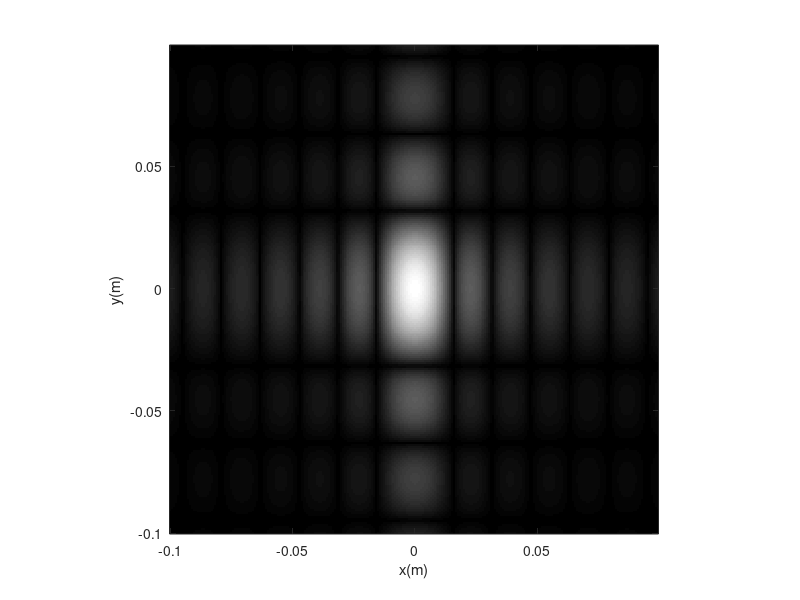
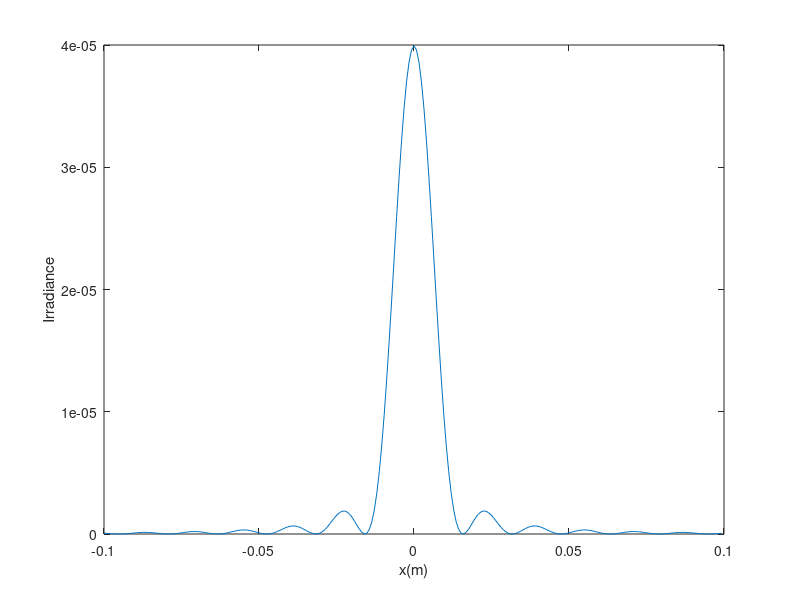

MATLAB code for these plots, in order: (Note: this script raises an error after producing the figures.)
%Chapter: 4
%Problem Set - #4a
    L=0.2;               %Side length(m)
    M=250;                 %Samples
    dx=L/M;                %Sample Interval
    x=-L/2:dx:L/2-dx; y=x; %Coord
    [X,Y]=meshgrid(x,y);
    
    wx=1e-4;                %x half-width
    wy=5e-5;                %y half-width
    lambda=0.633e-6;        %Wavelength
    z=5;                    %Propagation Distance
    k=2*pi/lambda;          %Wavenumber
    lz=lambda*z;
    
    %Irradiance I(x,y)=|U(x,y)|^2=exp(jkz)*exp(jk(x^2+y^2)/2/z)*(4wx*wy)*sinc(2*wx.*X/lambda/z)sinc(2*wy.*Y/lambda/z)
    I=(4*wx*wy/lz)^2.*sinc(2*wx.*X/lz).^2.*sinc(2*wy.*Y/lz).^2;
    figure(1);
    imagesc(x,y,nthroot(I,3));
    xlabel('x(m)');ylabel('y(m)');
    colormap('gray');
    axis square;
    axis xy;
    figure(2);
    plot(x,I(M/2+1,:))
    xlabel('x(m)');ylabel("Irradiance")

%Problem Set - #4b
    L=0.2;               %Side length(m)
    M=250;                 %Samples
    dx=L/M;                %Sample Interval
    x=-L/2:dx:L/2-dx; y=x; %Coord
    [X,Y]=meshgrid(x,y);
    
    w1=1e-3;                %x half-width
    w2=2e-4;                %y half-width
    lambda=0.633e-6;        %Wavelength
    z=50;                    %Propagation Distance
    k=2*pi/lambda;          %Wavenumber
    lz=lambda*z;
    
    %Irradiance I(x,y)=|U(x,y)|^2=exp(jkz)*exp(jk(x^2+y^2)/2/z)*(4wx*wy)*sinc(2*wx.*X/lambda/z)sinc(2*wy.*Y/lambda/z)
    r=sqrt(X.^2+Y.^2)
    I2=(1/lz)^2.*((w1^2.*jinc(2*pi*w1.*r/lz)./(w1.*r/lz))-(w2^2.*jinc(2*pi*w2.*r/lz)./(w2.*r/lz))).^2;
    figure(3);
    imagesc(x,y,nthroot(I2,20));
    xlabel('x(m)');ylabel('y(m)');
    colormap('gray');
    axis square;
    axis xy;
    figure(4);
    plot(x,I2(M/2+1,:))
    xlabel('x(m)');ylabel("Irradiance")
    
    %Problem Set - #4c
    L=0.2;               %Side length(m)
    M=250;                 %Samples
    dx=L/M;                %Sample Interval
    x=-L/2:dx:L/2-dx; y=x; %Coord
    [X,Y]=meshgrid(x,y);
    
    w1=1e-3;                %x half-width
    w2=2e-4;                %y half-width
    lambda=0.633e-6;        %Wavelength
    z=50;                    %Propagation Distance
    k=2*pi/lambda;          %Wavenumber
    lz=lambda*z;
    
    %Irradiance I(x,y)=|U(x,y)|^2=exp(jkz)*exp(jk(x^2+y^2)/2/z)*(4wx*wy)*sinc(2*wx.*X/lambda/z)sinc(2*wy.*Y/lambda/z)
    r=sqrt(X.^2+Y.^2)
    I2=(1/lz)^2.*((w1^2.*jinc(2*pi*w1.*r/lz)./(w1.*r/lz))-(w2^2.*jinc(2*pi*w2.*r/lz)./(w2.*r/lz))).^2;
    figure(3);
    imagesc(x,y,nthroot(I2,20));
    xlabel('x(m)');ylabel('y(m)');
    colormap('gray');
    axis square;
    axis xy;
    figure(4);
    plot(x,I2(M/2+1,:))
    xlabel('x(m)');ylabel("Irradiance")

%Problem Set - #4c
    L=0.1;               %Side length(m)
    M=250;                 %Samples
    dx=L/M;                %Sample Interval
    x=-L/2:dx:L/2-dx; y=x; %Coord
    [X,Y]=meshgrid(x,y);
    
    w=1e-3;                %x half-width
    s=4e-3;                %y half-width
    lambda=0.633e-6;        %Wavelength
    z=50;                    %Propagation Distance
    k=2*pi/lambda;          %Wavenumber
    lz=lambda*z;
    
    %Irradiance
    %I(x,y)=|U(x,y)|^2=2exp(jkz)*exp(jkz(x^2+y^2)/lz)*exp(w^2*jinc(2pi*r/lz))*cos(pi*s*x/lz)/jlz
    r=sqrt(X.^2+Y.^2)
    I3=(2/lz)^2.*((w^2.*jinc(2*pi*w.*r/lz)./(w1.*r/lz))).^2.*cos(pi*s.*x/lz).^2;
    figure(5);
    imagesc(x,y,nthroot(I3,20));
    xlabel('x(m)');ylabel('y(m)');
    colormap('gray');
    axis square;
    axis xy;
    figure(6);
    plot(x,I2(M/2+1,:))
    xlabel('x(m)');ylabel("Irradiance")


%Problem Set - #5
    L=0.1;               %Side length(m)
    M=250;                 %Samples
    dx=L/M;                %Sample Interval
    x=-L/2:dx:L/2-dx; y=x; %Coord
    [X,Y]=meshgrid(x,y);
    
    w=1e-3;                %x half-width
    s=4e-3;                %y half-width
    lambda=0.633e-6;        %Wavelength
    z=50;                    %Propagation Distance
    k=2*pi/lambda;          %Wavenumber
    lz=lambda*z;
    A1=1;                  %Amplitude Irradiance
    A2=0.4                 %Amplitude Irradiance
    %Irradiance
    %I(x,y)=|U(x,y)|^2=2exp(jkz)*exp(jkz(x^2+y^2)/lz)*exp(w^2*jinc(2pi*r/lz))*cos(pi*s*x/lz)/jlz
    r=sqrt(X.^2+Y.^2)
    I4=((A1^2+A2^2)/lz^2).*((w^2.*jinc(2*pi*w.*r/lz)./(w.*r/lz))).^2.*(1+((2*A1*A2)/(A1^2+A2^2)).*cos(pi*s.*x/lz));
    figure(7);
    imagesc(x,y,nthroot(I4,20));
    xlabel('x(m)');ylabel('y(m)');
    colormap('gray');
    axis square;
    axis xy;
    figure(8);
    plot(x,I2(M/2+1,:))
    xlabel('x(m)');ylabel("Irradiance")
